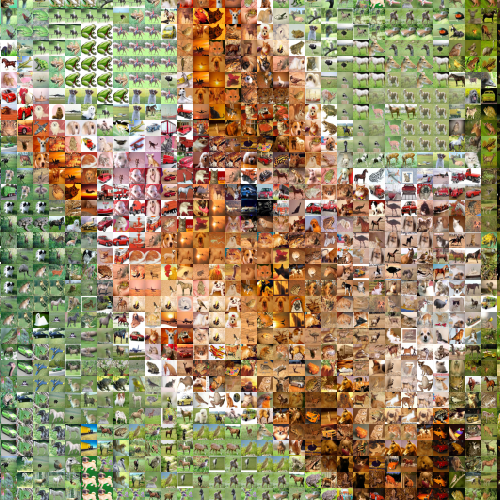
#> input picture examples/squirrel.png, 1000 x 1000 px, given in place of squirrel.ppm, which was not available (shown at 1/2 size)
$ python MI.py
#> lines starting #> are read from the running program, lines starting #| are printed output that depends on the picture; long printed decimals are rounded; pictures that were not available may be replaced by others from this repository, and a replacement may not be noted
import numpy as np
import cv2


def compute_histogram(image):
    # Calculer l'histogramme de chaque canal de l'image
    histograms = [np.histogram(image[:,:,i].flatten(), bins=256, range=[0,256])[0] for i in range(image.shape[2])]
    # Normaliser les histogrammes pour obtenir des distributions de probabilité
    histograms = [histogram / float(np.sum(histogram)) for histogram in histograms]
    return histograms

def compute_mi(image1, image2):
    # Calculer les histogrammes normalisés de chaque canal des deux images
    histograms1 = compute_histogram(image1)
    histograms2 = compute_histogram(image2)

    # Calculer les histogrammes conjoints normalisés de chaque paire de canaux des deux images
    joint_histograms = [np.histogram2d(image1[:,:,i].flatten(), image2[:,:,i].flatten(), bins=256, range=[[0, 256], [0, 256]])[0]
                        for i in range(image1.shape[2])]
    joint_histograms = [joint_histogram / float(np.sum(joint_histogram)) for joint_histogram in joint_histograms]

    # Calculer le mutual information
    mi = 0
    for i in range(image1.shape[2]):
        for j in range(image2.shape[2]):
            for k in range(256):
                for l in range(256):
                    if joint_histograms[i][k, l] > 0 and histograms1[i][k] > 0 and histograms2[j][l] > 0:
                        mi += joint_histograms[i][k, l] * np.log(joint_histograms[i][k, l] / (histograms1[i][k] * histograms2[j][l]))
    return mi

# Charger les deux images que vous souhaitez comparer
image1 = cv2.imread('../dataImg/squirrel/squirrel.ppm')
#> image1 is the input picture: shape (1000, 1000, 3); mean B, G, R 103.1, 137.8, 155.1
image2 = cv2.imread('../dataImg/squirrel/squirrel_diff.ppm')
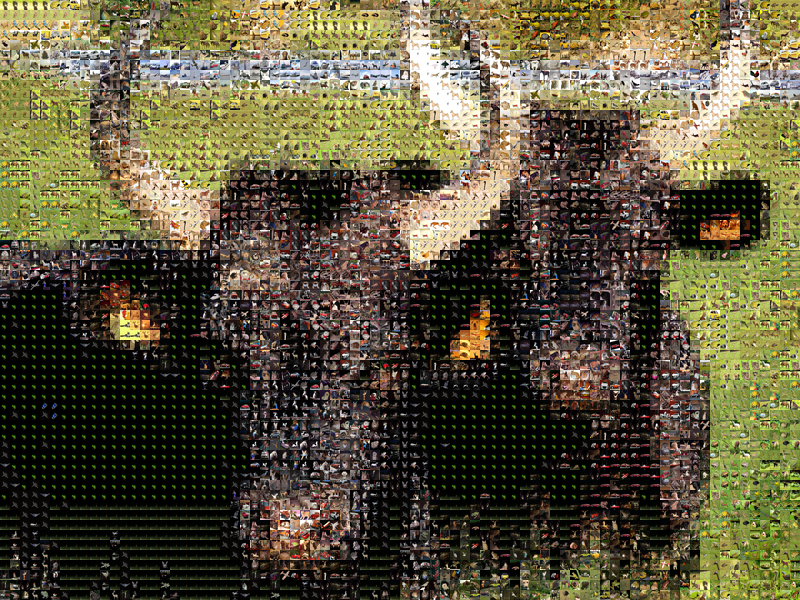
#> input picture examples/buffalo.png, 800 x 600 px, given in place of squirrel_diff.ppm, which was not available
#> image2 is the input picture: shape (600, 800, 3); mean B, G, R 61, 86.3, 93.1
image3 = cv2.imread('../dataImg/squirrel/squirrel_utilisation_une.ppm')
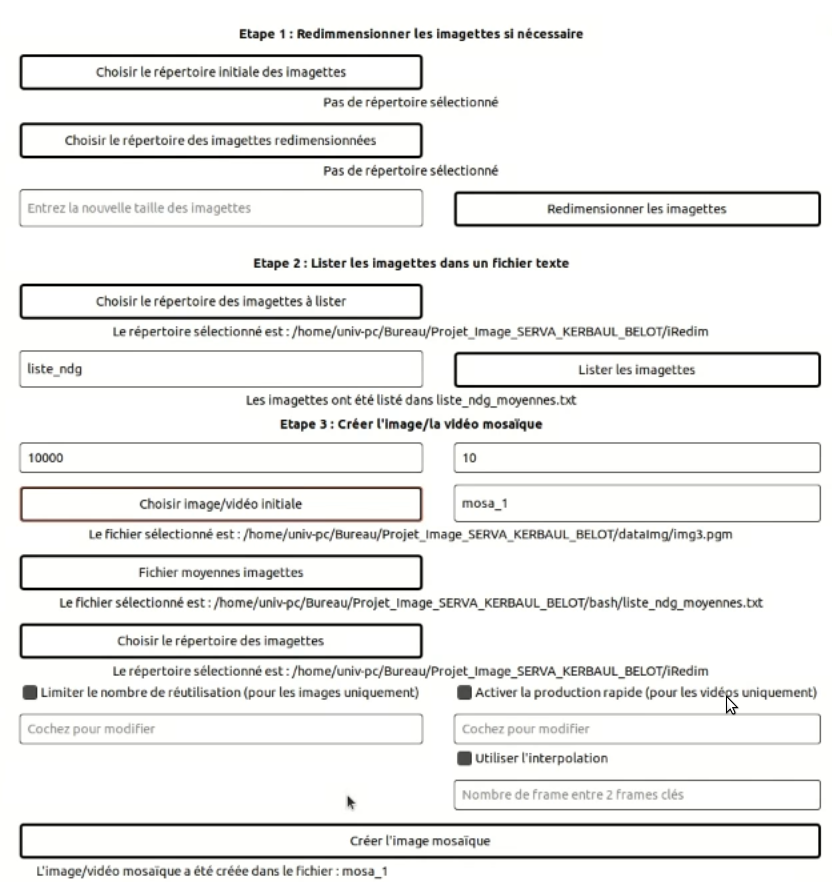
#> input picture examples/interface.png, 832 x 882 px, given in place of squirrel_utilisation_une.ppm, which was not available
#> image3 is the input picture: shape (882, 832, 3); mean B, G, R 236.3, 237.7, 237.7
image4 = cv2.imread('../dataImg/squirrel/squirrel_moyenne.ppm')
image5 = cv2.imread('../dataImg/squirrel/squirrel_mediane.ppm')
image6 = cv2.imread('../dataImg/squirrel/squirrel_sift.ppm')

# Assurez-vous que les images ont la même taille
image1 = cv2.resize(image1, (image2.shape[1], image2.shape[0]))
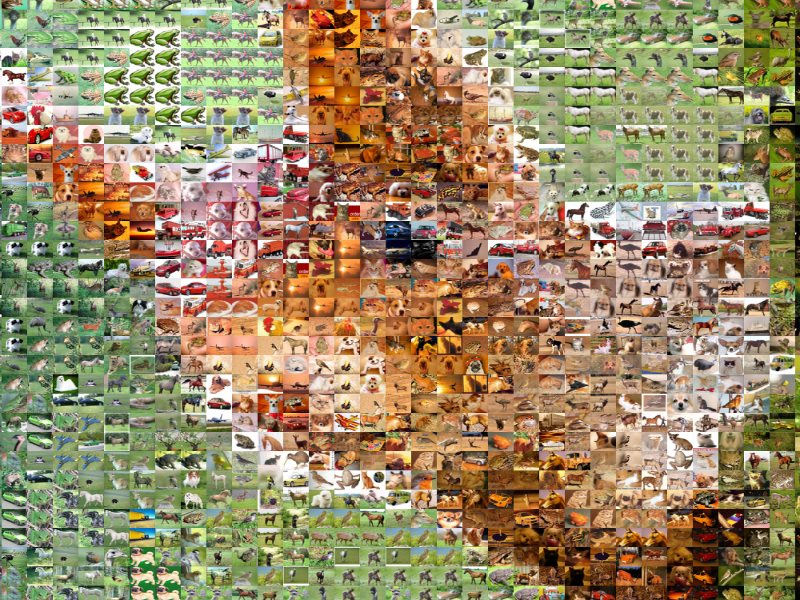
#> image1: shape (600, 800, 3); mean B, G, R 103, 137.7, 155

# Calculer le MI entre les deux images

val_max = compute_mi(image1, image1)
#> in compute_histogram, `histograms = [np.histogram(image[:,:,i].flatten(), bins=256, range=[0,..`: histograms = 3 items
#> after the loop in compute_mi, `for i in range(image1.shape[2]):`: mi = 49.97
#> val_max = 49.97
print("Mutual Information (MI): val max", val_max)
#| Mutual Information (MI): val max 49.967

mi_value = compute_mi(image1, image2)
#> mi_value = 1.57
print("Mutual Information (MI): difference", mi_value)
#| Mutual Information (MI): difference 1.570

#> (the run stopped early here; a loop or call above may not have finished)
